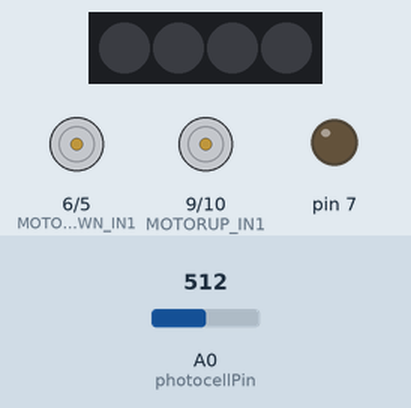
Simulated run of this sketch. Board: Arduino Uno, built with avr-gcc and run on an emulated ATmega328P. On the bench: 4 RGB LEDs in strip order, left to right, motor-driver pin pairs drawn as motors (green arrow = first pin HIGH = forward, orange = second pin HIGH = backward, longer = more drive), output pins drawn as LEDs (lit = HIGH). Inputs (shaded band) come from the test bench; at power-on: A0 (photocellPin) = 512.

Above: at 2.9 s.
3.0 s: A0 (photocellPin) set to 105
5.8 s: A0 (photocellPin) set to 91
At 9.0 s:
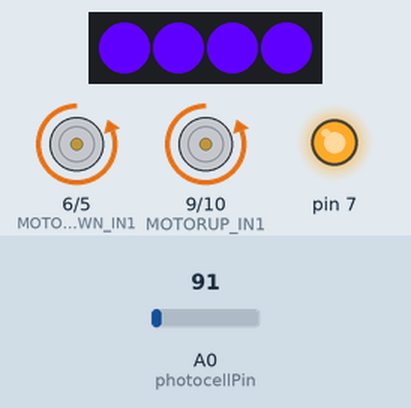
9.3 s: A0 (photocellPin) set to 110
At 10.9 s:
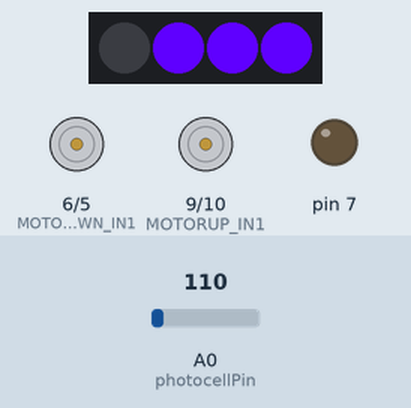
13.5 s: A0 (photocellPin) set to 90
At 15.1 s:
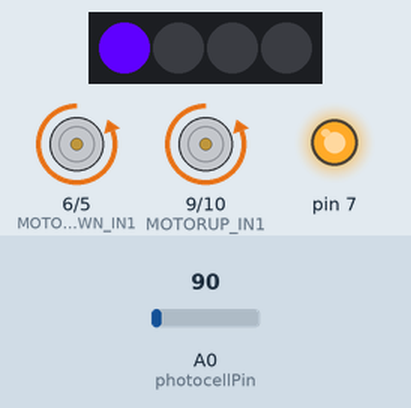
17.7 s: A0 (photocellPin) set to 122
At 19.8 s:
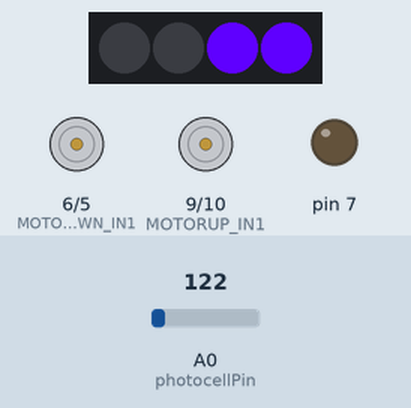
Timing chart, 0 to 21.9 s (numbered marks = the images above; inputs shaded):
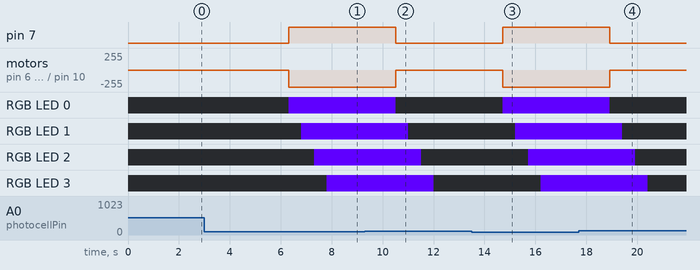

The sketch:

gizmo.ino
```cpp
// Gizmo source code for Orpheus and Eurydice Zoetrope

//Import neopixel library
#include <Adafruit_NeoPixel.h>

//Define DC motors
#define MOTORUP_IN1 9
#define MOTORUP_IN2 10
#define MOTORDOWN_IN1 6
#define MOTORDOWN_IN2 5

//Initialize small neopixel strip
#define PIN 8
Adafruit_NeoPixel pixels = Adafruit_NeoPixel(4, PIN, NEO_GRB + NEO_KHZ800);

//Initialize light sensor
int photocellPin=0;
int photocellReading;

void setup() {

  //Setup outputs
  pinMode(MOTORUP_IN1, OUTPUT);
  pinMode(MOTORUP_IN2, OUTPUT);
  pinMode(MOTORDOWN_IN1, OUTPUT);
  pinMode(MOTORDOWN_IN2, OUTPUT);
  pinMode(7, OUTPUT);
  //Start short neopixel strip
  pixels.begin();
}

void loop() {

  //Read light level
  photocellReading=analogRead(photocellPin);

  //If lights are off, turn on
 if (photocellReading<100)
{
 //motors
    digitalWrite(MOTORUP_IN2, 100);
    analogWrite(MOTORUP_IN1, LOW);
    digitalWrite(MOTORDOWN_IN2, 255);
    analogWrite(MOTORDOWN_IN1, LOW);
  //long neopixel
    digitalWrite(7, HIGH);
  //short neopixel
  for(int i=0;i<4;i++){
    pixels.setPixelColor(i, pixels.Color(95,0,255));
    pixels.show();
    delay(500);
    }
  }

  //If lights are on, turn off
  else
  {
    //motors
    digitalWrite(MOTORUP_IN2, 0);
    analogWrite(MOTORUP_IN1, LOW);
    digitalWrite(MOTORDOWN_IN2, 0);
    analogWrite(MOTORDOWN_IN1, LOW);
    //led long
    digitalWrite(7, LOW);
    //led short
    for(int i=0;i<4;i++){
    pixels.setPixelColor(i, pixels.Color(0,0,0));
    pixels.show();
    delay(500);
    }
   }
   photocellReading=1023-photocellReading;
   delay(100);
 }
```

Measured:
- the behaviour switches between 100 and 99 on A0 (photocellPin) (found by bisection; images 0 and 1)
- after the input at 3.0 s, every drawn part: stays the same
- after the input at 5.8 s, pin 7: LOW → HIGH after 0.50 s; motor on pin 6 (MOTORDOWN_IN1) / pin 5 (MOTORDOWN_IN2), motor on pin 9 (MOTORUP_IN1) / pin 10 (MOTORUP_IN2): stopped → backward 255/255 after 0.50 s; RGB LED 0: off → RGB(95, 0, 255) after 0.51 s; RGB LED 1: off → RGB(95, 0, 255) after 1.0 s; RGB LED 2: off → RGB(95, 0, 255) after 1.5 s
- after the input at 9.3 s, pin 7: HIGH → LOW after 1.2 s; motor on pin 6 (MOTORDOWN_IN1) / pin 5 (MOTORDOWN_IN2), motor on pin 9 (MOTORUP_IN1) / pin 10 (MOTORUP_IN2): backward 255/255 → stopped after 1.2 s; RGB LED 0: RGB(95, 0, 255) → off after 1.2 s; RGB LED 1: RGB(95, 0, 255) → off after 1.7 s; RGB LED 2: RGB(95, 0, 255) → off after 2.2 s
- after the input at 13.5 s, pin 7: LOW → HIGH after 1.2 s; motor on pin 6 (MOTORDOWN_IN1) / pin 5 (MOTORDOWN_IN2), motor on pin 9 (MOTORUP_IN1) / pin 10 (MOTORUP_IN2): stopped → backward 255/255 after 1.2 s; RGB LED 0: off → RGB(95, 0, 255) after 1.2 s; RGB LED 1: off → RGB(95, 0, 255) after 1.7 s; RGB LED 2: off → RGB(95, 0, 255) after 2.2 s
- after the input at 17.7 s, pin 7: HIGH → LOW after 1.2 s; motor on pin 6 (MOTORDOWN_IN1) / pin 5 (MOTORDOWN_IN2), motor on pin 9 (MOTORUP_IN1) / pin 10 (MOTORUP_IN2): backward 255/255 → stopped after 1.2 s; RGB LED 0: RGB(95, 0, 255) → off after 1.2 s; RGB LED 1: RGB(95, 0, 255) → off after 1.7 s; RGB LED 2: RGB(95, 0, 255) → off after 2.2 s
